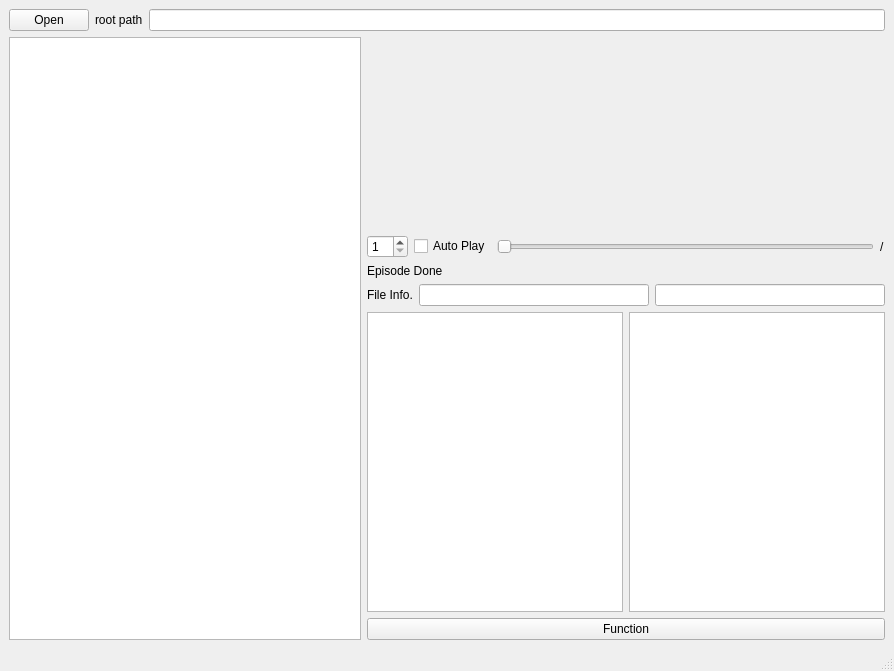
<?xml version="1.0" encoding="UTF-8"?>
<ui version="4.0">
 <class>MainWindow</class>
 <widget class="QMainWindow" name="MainWindow">
  <property name="geometry">
   <rect>
    <x>0</x>
    <y>0</y>
    <width>894</width>
    <height>671</height>
   </rect>
  </property>
  <property name="windowTitle">
   <string>MainWindow</string>
  </property>
  <widget class="QWidget" name="centralwidget">
   <layout class="QVBoxLayout" name="verticalLayout_2">
    <item>
     <layout class="QHBoxLayout" name="horizontalLayout_4">
      <item>
       <widget class="QPushButton" name="btn_open_folder">
        <property name="text">
         <string>Open</string>
        </property>
       </widget>
      </item>
      <item>
       <widget class="QLabel" name="lb_path">
        <property name="text">
         <string>root path</string>
        </property>
       </widget>
      </item>
      <item>
       <widget class="QLineEdit" name="lineEdit_path">
        <property name="readOnly">
         <bool>true</bool>
        </property>
       </widget>
      </item>
     </layout>
    </item>
    <item>
     <layout class="QHBoxLayout" name="horizontalLayout_5">
      <item>
       <widget class="QTreeView" name="treeview_files">
        <property name="sizePolicy">
         <sizepolicy hsizetype="MinimumExpanding" vsizetype="Expanding">
          <horstretch>0</horstretch>
          <verstretch>0</verstretch>
         </sizepolicy>
        </property>
        <property name="maximumSize">
         <size>
          <width>500</width>
          <height>16777215</height>
         </size>
        </property>
       </widget>
      </item>
      <item>
       <layout class="QVBoxLayout" name="verticalLayout">
        <item>
         <widget class="QLabel" name="lb_img">
          <property name="sizePolicy">
           <sizepolicy hsizetype="Preferred" vsizetype="Expanding">
            <horstretch>0</horstretch>
            <verstretch>0</verstretch>
           </sizepolicy>
          </property>
          <property name="text">
           <string/>
          </property>
         </widget>
        </item>
        <item>
         <layout class="QHBoxLayout" name="horizontalLayout_10">
          <item>
           <widget class="QSpinBox" name="sb_autoplay_tick">
            <property name="minimum">
             <number>1</number>
            </property>
            <property name="maximum">
             <number>20</number>
            </property>
           </widget>
          </item>
          <item>
           <widget class="QCheckBox" name="cb_autoplay">
            <property name="text">
             <string>Auto Play</string>
            </property>
           </widget>
          </item>
          <item>
           <widget class="QSlider" name="hslider_img_step">
            <property name="sizePolicy">
             <sizepolicy hsizetype="Expanding" vsizetype="Fixed">
              <horstretch>0</horstretch>
              <verstretch>0</verstretch>
             </sizepolicy>
            </property>
            <property name="orientation">
             <enum>Qt::Horizontal</enum>
            </property>
           </widget>
          </item>
          <item>
           <widget class="QLabel" name="lb_step_prog">
            <property name="sizePolicy">
             <sizepolicy hsizetype="Preferred" vsizetype="Preferred">
              <horstretch>0</horstretch>
              <verstretch>0</verstretch>
             </sizepolicy>
            </property>
            <property name="text">
             <string>/</string>
            </property>
           </widget>
          </item>
         </layout>
        </item>
        <item>
         <layout class="QHBoxLayout" name="horizontalLayout_2">
          <item>
           <widget class="QLabel" name="label">
            <property name="sizePolicy">
             <sizepolicy hsizetype="Fixed" vsizetype="Preferred">
              <horstretch>0</horstretch>
              <verstretch>0</verstretch>
             </sizepolicy>
            </property>
            <property name="text">
             <string>Episode Done</string>
            </property>
           </widget>
          </item>
          <item>
           <widget class="QLabel" name="lb_pad_mask">
            <property name="text">
             <string/>
            </property>
           </widget>
          </item>
         </layout>
        </item>
        <item>
         <layout class="QHBoxLayout" name="horizontalLayout_6">
          <property name="spacing">
           <number>6</number>
          </property>
          <item>
           <widget class="QLabel" name="label_2">
            <property name="text">
             <string>File Info.</string>
            </property>
           </widget>
          </item>
          <item>
           <widget class="QLineEdit" name="lineEdit_batch_name">
            <property name="readOnly">
             <bool>true</bool>
            </property>
           </widget>
          </item>
          <item>
           <widget class="QLineEdit" name="lineEdit_rollout_name">
            <property name="readOnly">
             <bool>true</bool>
            </property>
           </widget>
          </item>
         </layout>
        </item>
        <item>
         <layout class="QHBoxLayout" name="horizontalLayout">
          <item>
           <widget class="QTextEdit" name="textEdit_data_info">
            <property name="sizePolicy">
             <sizepolicy hsizetype="Expanding" vsizetype="Minimum">
              <horstretch>0</horstretch>
              <verstretch>0</verstretch>
             </sizepolicy>
            </property>
            <property name="minimumSize">
             <size>
              <width>0</width>
              <height>300</height>
             </size>
            </property>
            <property name="readOnly">
             <bool>true</bool>
            </property>
           </widget>
          </item>
          <item>
           <widget class="QTextEdit" name="textEdit_log">
            <property name="sizePolicy">
             <sizepolicy hsizetype="Expanding" vsizetype="Minimum">
              <horstretch>0</horstretch>
              <verstretch>0</verstretch>
             </sizepolicy>
            </property>
            <property name="readOnly">
             <bool>true</bool>
            </property>
           </widget>
          </item>
         </layout>
        </item>
        <item>
         <widget class="QPushButton" name="btn_function">
          <property name="text">
           <string>Function</string>
          </property>
         </widget>
        </item>
       </layout>
      </item>
     </layout>
    </item>
   </layout>
  </widget>
  <widget class="QMenuBar" name="menubar">
   <property name="geometry">
    <rect>
     <x>0</x>
     <y>0</y>
     <width>894</width>
     <height>20</height>
    </rect>
   </property>
  </widget>
  <widget class="QStatusBar" name="statusbar"/>
 </widget>
 <resources/>
 <connections/>
</ui>
